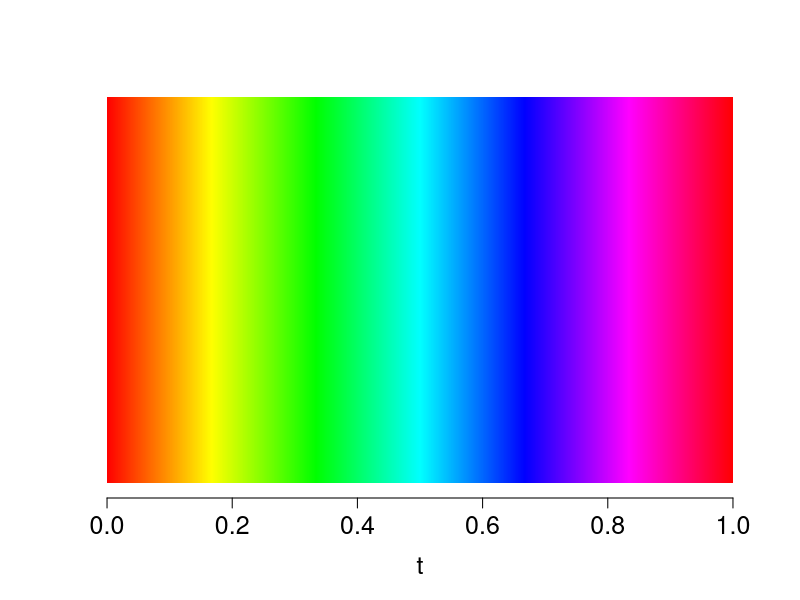

R code for this plot:
n <- 1000
colors <- rainbow(n, alpha=1)
pdf("plot_rainbow_scale.pdf", width=10, height=2)
plot(NA, xlim=c(0,1), ylim=c(0,1), yaxt='n', xlab="t", ylab=NA, bty="n", cex.lab=1.5, cex.axis=1.5)
for (i in 1:n)
  rect((i-1)/n, 0, i/n, 1, col=colors[i], border=NA)
dev.off()
